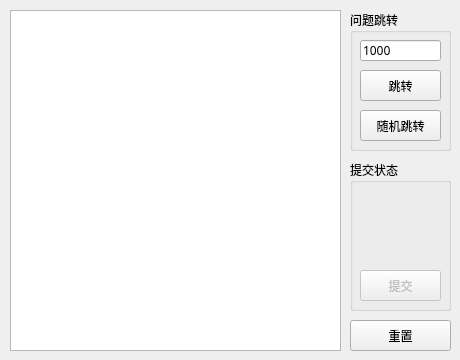
   <widget class="QWidget" name="page4_Others">
    <widget class="QGroupBox" name="practice_judging_result">
     <property name="geometry">
      <rect>
       <x>350</x>
       <y>160</y>
       <width>101</width>
       <height>151</height>
      </rect>
     </property>
     <property name="font">
      <font>
       <family>微软雅黑 Light</family>
      </font>
     </property>
     <property name="title">
      <string>提交状态</string>
     </property>
     <widget class="QLabel" name="practice_label">
      <property name="geometry">
       <rect>
        <x>10</x>
        <y>25</y>
        <width>81</width>
        <height>71</height>
       </rect>
      </property>
      <property name="font">
       <font>
        <family>微软雅黑</family>
       </font>
      </property>
      <property name="text">
       <string/>
      </property>
      <property name="alignment">
       <set>Qt::AlignCenter</set>
      </property>
      <property name="wordWrap">
       <bool>true</bool>
      </property>
     </widget>
     <widget class="QPushButton" name="practice_submit">
      <property name="enabled">
       <bool>false</bool>
      </property>
      <property name="geometry">
       <rect>
        <x>10</x>
        <y>110</y>
        <width>81</width>
        <height>31</height>
       </rect>
      </property>
      <property name="text">
       <string>提交</string>
      </property>
     </widget>
    </widget>
    <widget class="QTextBrowser" name="practice_problem">
     <property name="geometry">
      <rect>
       <x>10</x>
       <y>10</y>
       <width>331</width>
       <height>341</height>
      </rect>
     </property>
     <property name="font">
      <font>
       <family>微软雅黑</family>
      </font>
     </property>
    </widget>
    <widget class="QGroupBox" name="practice_problem_num_box">
     <property name="geometry">
      <rect>
       <x>350</x>
       <y>10</y>
       <width>101</width>
       <height>141</height>
      </rect>
     </property>
     <property name="font">
      <font>
       <family>微软雅黑 Light</family>
      </font>
     </property>
     <property name="title">
      <string>问题跳转</string>
     </property>
     <widget class="QLineEdit" name="practice_get_problemid">
      <property name="geometry">
       <rect>
        <x>10</x>
        <y>30</y>
        <width>81</width>
        <height>21</height>
       </rect>
      </property>
      <property name="text">
       <string>1000</string>
      </property>
      <property name="maxLength">
       <number>4</number>
      </property>
     </widget>
     <widget class="QPushButton" name="practice_show_problem">
      <property name="geometry">
       <rect>
        <x>10</x>
        <y>60</y>
        <width>81</width>
        <height>31</height>
       </rect>
      </property>
      <property name="text">
       <string>跳转</string>
      </property>
     </widget>
     <widget class="QPushButton" name="practice_random">
      <property name="geometry">
       <rect>
        <x>10</x>
        <y>100</y>
        <width>81</width>
        <height>31</height>
       </rect>
      </property>
      <property name="text">
       <string>随机跳转</string>
      </property>
     </widget>
    </widget>
    <widget class="QPushButton" name="practice_reset">
     <property name="geometry">
      <rect>
       <x>350</x>
       <y>320</y>
       <width>101</width>
       <height>31</height>
      </rect>
     </property>
     <property name="text">
      <string>重置</string>
     </property>
    </widget>
   </widget>
